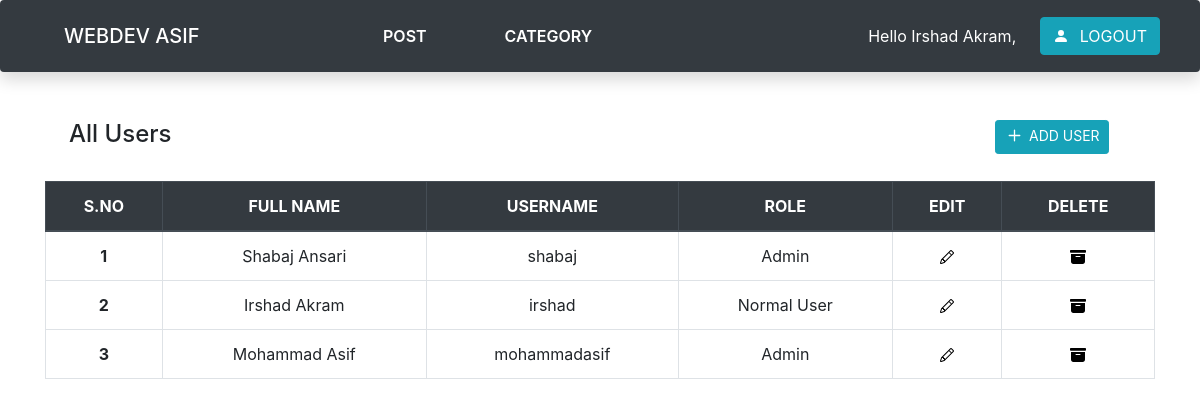
The page /admin/users.php (signed in) on the database its author committed.
### tables this page shows
CREATE TABLE `user` (
  `user_id` int(255) NOT NULL,
  `user_fullname` varchar(255) NOT NULL,
  `user_name` varchar(255) NOT NULL,
  `user_password` varchar(255) NOT NULL,
  `user_role` varchar(255) NOT NULL,
  `user_datettime` datetime NOT NULL DEFAULT current_timestamp()
);

### admin/users.php (the view, shortened to what this page needs)
<?php
include_once 'header.php';
?>
<div class="container my-3">
    <div class="row">
        <div class="col-10">
            <h4 class="ml-4">All Users</h4>
        </div>
        <div class="col-2">
            <a href="add-user.php" class="btn btn-info btn-sm " role="button" aria-pressed="true">ADD USER</a>
        </div>
    </div>
    <?php
       require 'db_connect.php';
       $sql = "SELECT * FROM `user` ORDER BY user_id DESC";
       $result = mysqli_query($conn,$sql);
       $num = mysqli_num_rows($result);
       if($num > 0){
    ?>
    <table class="table  table-hover  table-bordered my-4">
        <thead class="thead-dark text-center">
            <tr>
                <th scope="col">S.NO</th>
                <th scope="col">FULL NAME</th>
                <th scope="col">USERNAME</th>
                <th scope="col">ROLE</th>
                <th scope="col">EDIT</th>
                <th scope="col">DELETE</th>
            </tr>
        </thead>
        <tbody>
            <?php
            $sno = 0;
                  while($row = mysqli_fetch_assoc($result)){
                      $sno = $sno+1
            ?>
            <tr>
                <th class="text-center"><?php echo $sno; ?></th>
                <td class="text-center"><?php echo $row['user_fullname']; ?></td>
                <td class="text-center"><?php echo $row['user_name']; ?></td>
                <td class="text-center"><?php echo $row['user_role']; ?></td>
                <td class="text-center">
                    <a href="edit-user.php?id=<?php echo $row['user_id']; ?> ">
                    </a>
                </td>
                <td class="text-center"><a href="delete-user.php?id=<?php echo $row['user_id']; ?> "></a></td>
            </tr>
            <?php
                 }
               }else{
                echo "no data found";
             }
            ?>
        </tbody>
    </table>
</div>

### admin/users.php (style rules this page uses)
.svgAction { color: black; }
#addSvg { margin-right: 4px; margin-bottom: 3px; }

### rows shown on the page
user: user_fullname "Shabaj Ansari", user_name "shabaj", user_role "Admin"
user: user_fullname "Irshad Akram", user_name "irshad", user_role "Normal User"
user: user_fullname "Mohammad Asif", user_name "mohammadasif", user_role "Admin"

### other values the page prints
$_SESSION["user_fullname"] "Irshad Akram"
